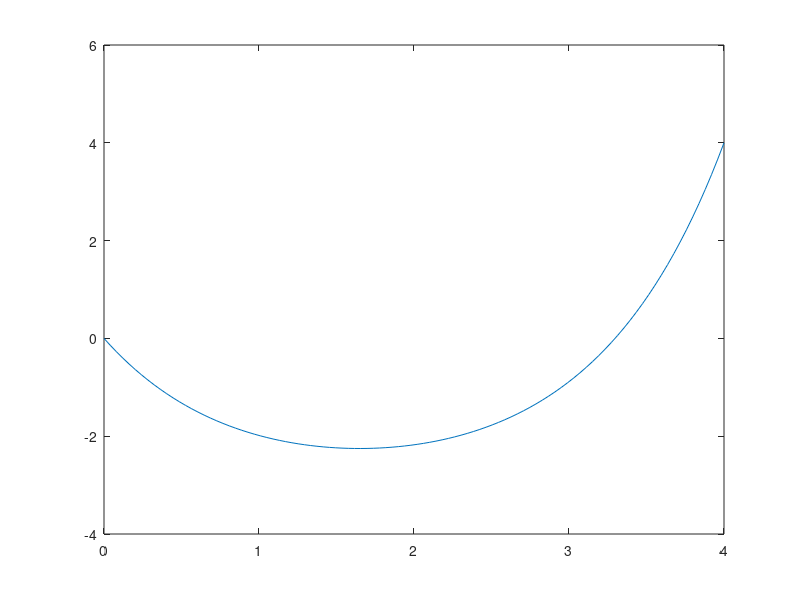

MATLAB code to generate this figure:
L = [0 0];
R = [4 4];
len =10;
F1 = @(c) c(3) + c(2)*cosh((L(1)-c(1))/c(2)) - L(2);
F2 = @(c) c(3) + c(2)*cosh((R(1)-c(1))/c(2)) - R(2);
F3 = @(c) integral(@(x)sqrt(1+(sinh((x-c(1))/c(2))).^2),L(1),R(1)) - len;
c = fsolve(@(c) [F1(c);F2(c);F3(c)],[-1,1,1]);
x = linspace(0,4,100);
y = c(3) + c(2).*cosh((x-c(1))./c(2));
plot(x,y);